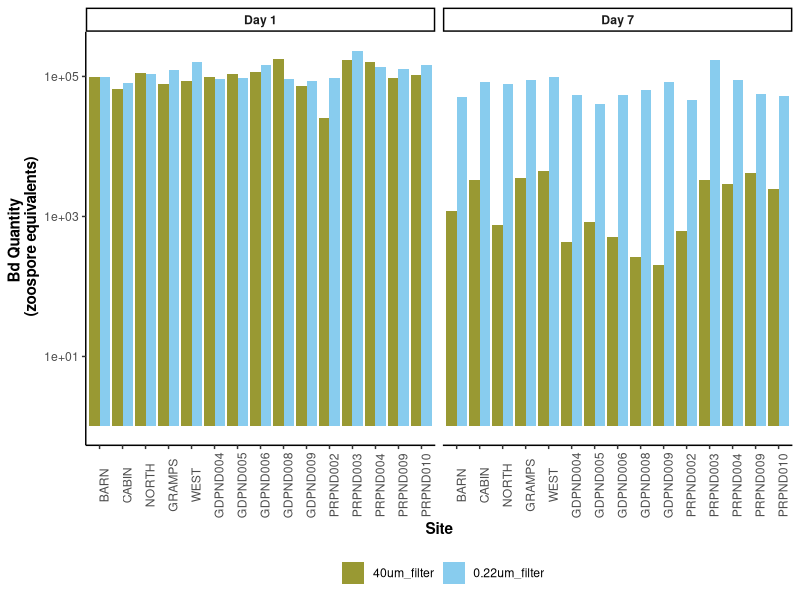
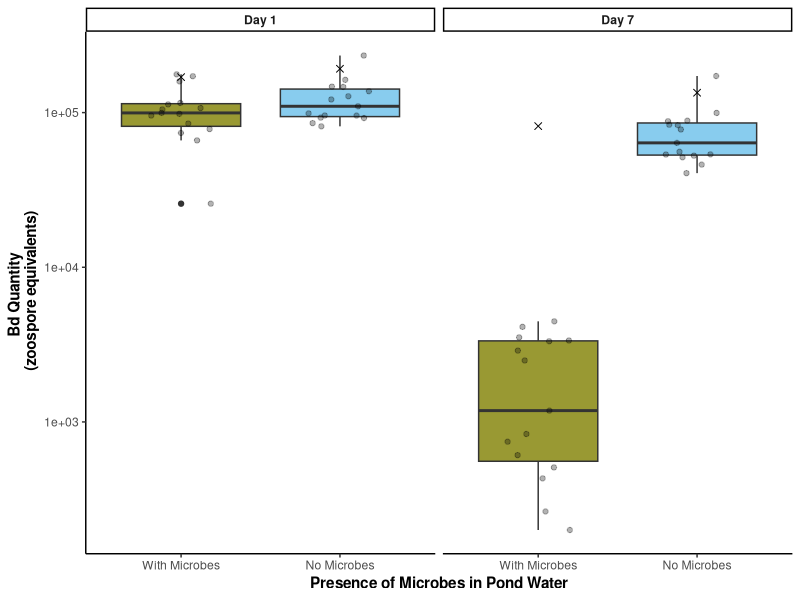
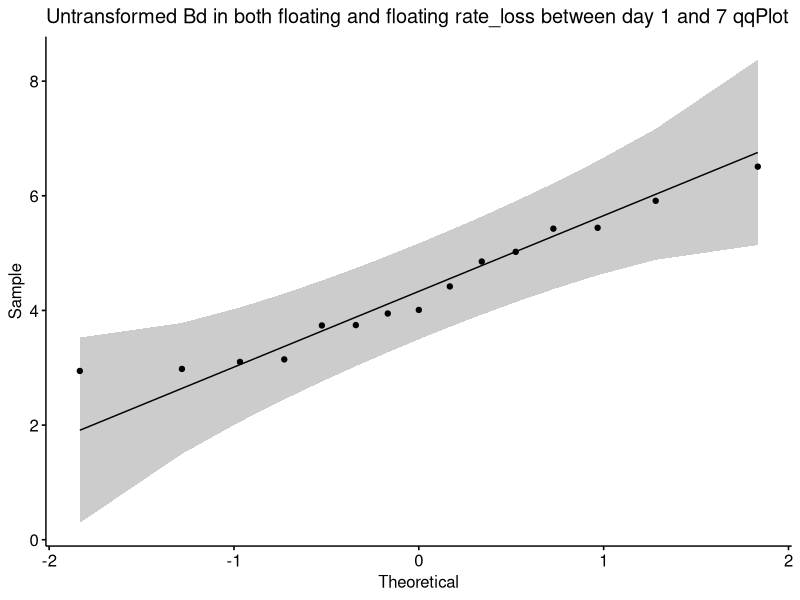
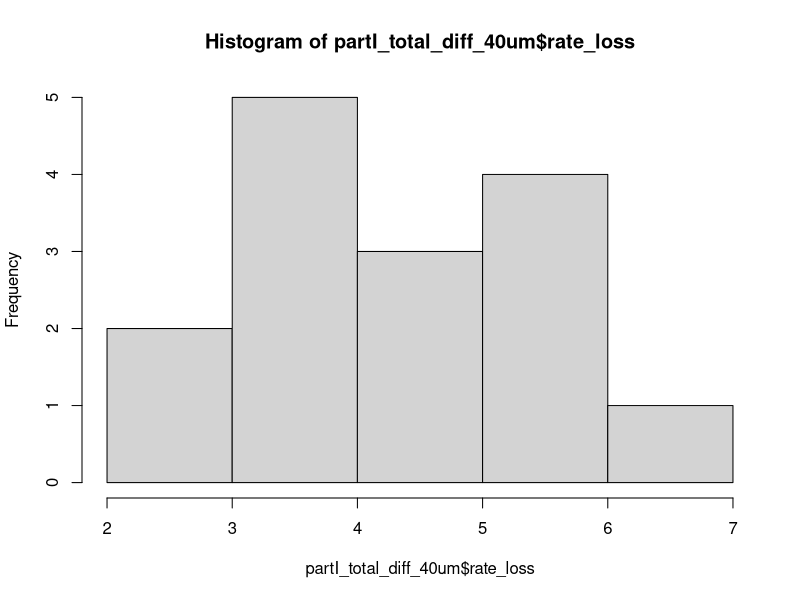
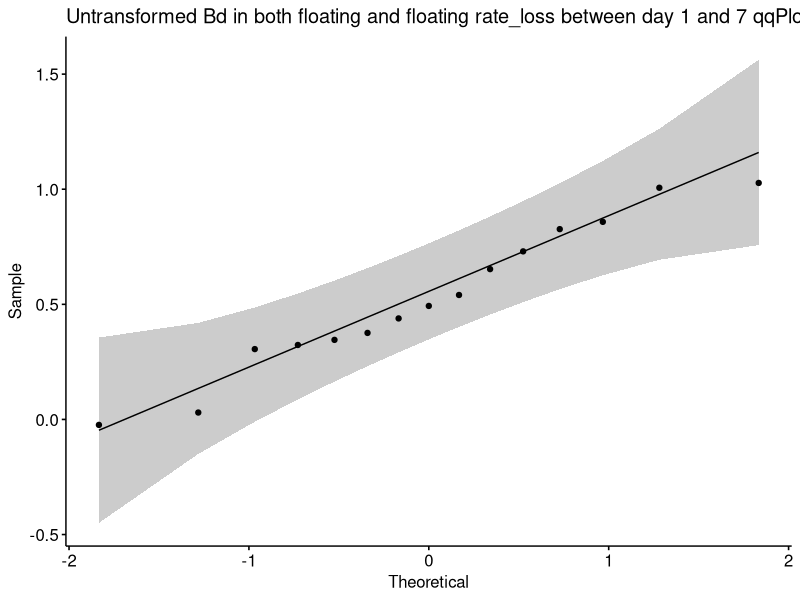
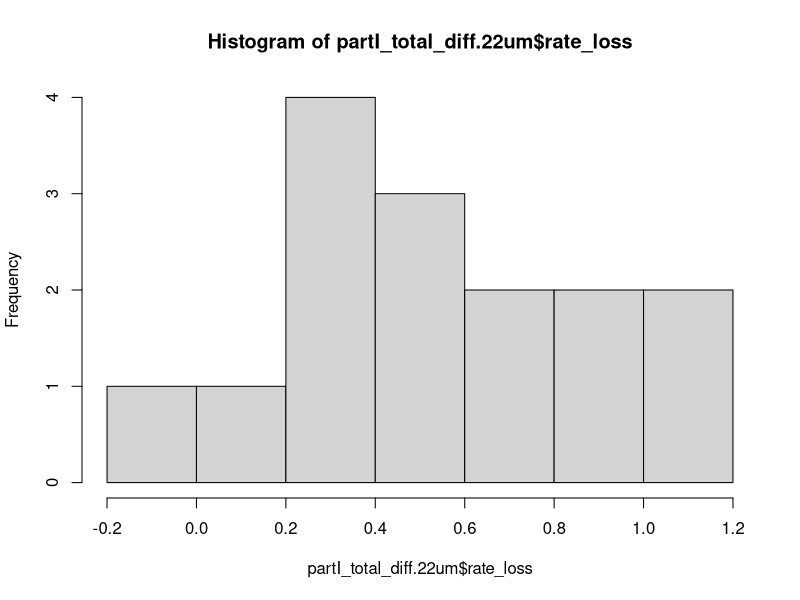
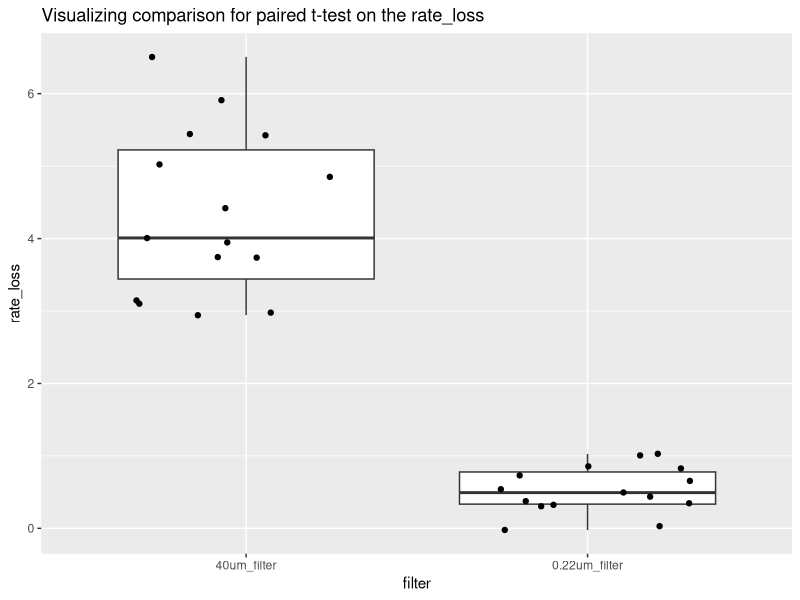
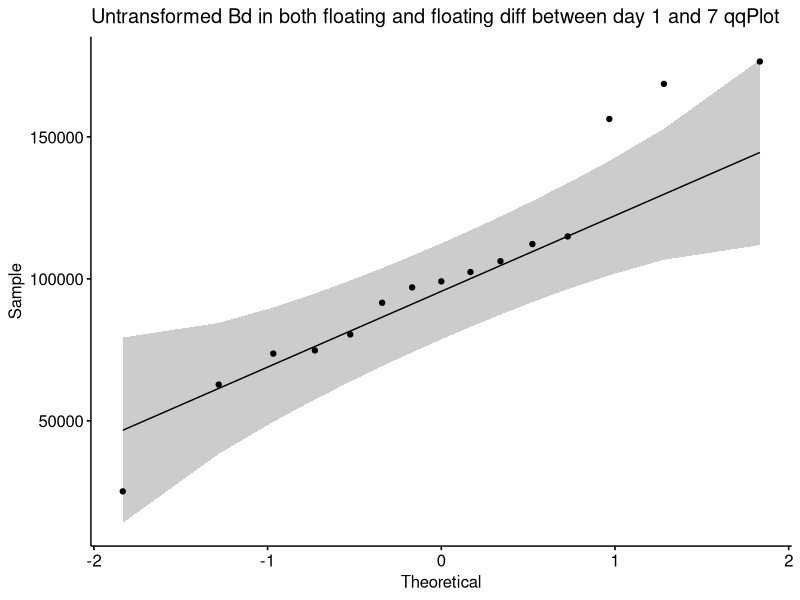

The R script that drew these images, in order: (Note: this script raises an error after producing the figures.)
## ---- chunk 1
#| warning: false

## read in and clean data
library(tidyverse) # for cleaning and viewing data
library(here) # for importing data
library(ggpubr)
library(rstatix)
library(ggplot2)
library(car)
library(multcomp)
library(nlme)

ns_biofilm_bd <- read.csv(here("data", "nine-sites-biofilm-on-Bd - Sheet1.csv"))
fs_pw_bd <- read.csv(here("data", "fifteen-sites-PW-on-Bd - Sheet1.csv"))
ns_ml_pw_bd <- read.csv(here("data", "nine-sites-PW-on-MLBd - Sheet1.csv")) %>% 
  filter(site != "NORTH")

## ---- chunk 2
# remove controls
partI <- fs_pw_bd %>% filter(site != "sterile MQ")

# keep control for labeling plot
partI_controls <- fs_pw_bd %>% 
  filter(site =="sterile MQ") %>% 
  pivot_wider(names_from = bd_location, values_from = bd_qty) %>%
  mutate(combined_bd = adherent + floating) %>% 
   mutate(day = case_when(
    day == 1 ~ "Day_1",
    day == 7 ~ "Day_7"))

# data type cleaning
partI$bd_location <- factor(partI$bd_location, levels = c("floating", "adherent"))
partI$filter <- factor(partI$filter,
                          levels = c("40um_filter", "0.22um_filter"))
partI$day <- factor(partI$day, levels = c("1", "7"),
                            labels = c("Day_1", "Day_7"))
partI$site <- factor(partI$site,
                          levels = c("BARN", "CABIN", "NORTH", "GRAMPS", "WEST", "GDPND004", "GDPND005", "GDPND006", "GDPND008", "GDPND009", "PRPND002", "PRPND003", "PRPND004", "PRPND009", "PRPND010", "sterile MQ"))

# get the total difference across days by combining both locations of Bd then subtracting across days
partI_total_diff <- partI %>%
  # combine floating and adherent for total_Bd
  pivot_wider(names_from = bd_location, values_from = bd_qty) %>%
  mutate(combined_bd = adherent + floating) %>% 
  subset(select = -c(adherent,floating)) %>% 

# different metrics of difference in Bd
  pivot_wider(names_from = day, values_from = combined_bd) %>%

  # calculate the rate loss by taking the log of each before subtracting
  mutate(rate_loss = log(Day_1) - log(Day_7))  %>% 

  # calculate the difference in raw amount of Bd
  mutate(diff = Day_1 - Day_7)

# Split into 2 data frames one for 40 and one for .22

partI_total_diff_40um <- partI_total_diff %>% 
  filter(filter =="40um_filter")
partI_total_diff.22um <- partI_total_diff%>% 
  filter(filter =="0.22um_filter")

## ---- chunk 3
# Colors: these are from Paul Tol's colorblind friendly palette
with_microbes_40_color <- "#999933"
no_microbes_.22_color <- "#88ccee"
## ---- chunk 4
partI %>%
  # combine floating and adherent for total_Bd
  pivot_wider(names_from = bd_location, values_from = bd_qty) %>%
  mutate(combined_bd = adherent + floating) %>% 
ggplot(aes(y= combined_bd, x = site, fill = filter)) + 
    geom_col(position = position_dodge()) +
  scale_y_log10() +
    facet_wrap(~day, labeller = labeller(day = c("Day_1" = "Day 1",
                                                    "Day_7" = "Day 7"))) +
  scale_fill_manual(values = c("40um_filter" = with_microbes_40_color, 
                                "0.22um_filter" = no_microbes_.22_color)) +
    theme_classic() +
   theme(axis.text.x = element_text(angle = 90),
        legend.position = "bottom",
         strip.text = element_text(face="bold"),
         axis.title = element_text(face = "bold")) + 
    xlab("Site") +
    ylab("Bd Quantity \n (zoospore equivalents)") +
  guides(fill=guide_legend(title=""))
## ---- chunk 5
partI %>%
  # combine floating and adherent for total_Bd
  pivot_wider(names_from = bd_location, values_from = bd_qty) %>%
  mutate(combined_bd = adherent + floating) %>% 
  
  # create the plot
  ggplot(aes(y= combined_bd, x = filter, fill = filter)) + 
    geom_boxplot() +
  geom_jitter(width = 0.2, alpha = 0.3) +
    scale_y_log10() +
    facet_wrap(~day, labeller = labeller(day = c("Day_1" = "Day 1",
                                                    "Day_7" = "Day 7")))+
  scale_fill_manual(values = c("40um_filter" = with_microbes_40_color, 
                                "0.22um_filter" = no_microbes_.22_color)) +
    theme_classic() +
   theme(legend.position = "none",
         strip.text = element_text(face="bold"),
         axis.title = element_text(face = "bold")) + 
  scale_x_discrete (labels= c("40um_filter" = "With Microbes", "0.22um_filter" = "No Microbes")) +
    xlab("Presence of Microbes in Pond Water") +
    ylab("Bd Quantity \n (zoospore equivalents)") +
  
  # add controls ad x's
  geom_point(data = partI_controls, aes(x = filter, y = combined_bd), shape = 4, size = 2)
## ---- chunk 6
# check normality of the differences across groups: it's normal untransformed in both!
partI_total_diff_40um %>% 
 ggqqplot("rate_loss", title = "Untransformed Bd in both floating and floating rate_loss between day 1 and 7 qqPlot") # good enough
shapiro.test(partI_total_diff_40um$rate_loss) # normal, yay!
hist(partI_total_diff_40um$rate_loss) # good enough

partI_total_diff.22um%>% 
 ggqqplot("rate_loss", title = "Untransformed Bd in both floating and floating rate_loss between day 1 and 7 qqPlot") # gorgeous
shapiro.test(partI_total_diff.22um$rate_loss) # normal, yay!
hist(partI_total_diff.22um$rate_loss) # good enough

# visualize the comparison I am making
partI_total_diff %>%
ggplot(aes(y= rate_loss, x = filter)) + 
    geom_boxplot() +
  geom_jitter() +
  ggtitle("Visualizing comparison for paired t-test on the rate_loss")
## ---- chunk 7

# check normality of the differences across groups: it's normal untransformed in both!
partI_total_diff_40um %>% 
 ggqqplot("diff", title = "Untransformed Bd in both floating and floating diff between day 1 and 7 qqPlot") # good enough
shapiro.test(partI_total_diff_40um$diff) # normal, yay!
hist(partI_total_diff_40um$diff) # good enough

partI_total_diff.22um%>% 
 ggqqplot("diff", title = "Untransformed Bd in both floating and floating diff between day 1 and 7 qqPlot") # gorgeous
shapiro.test(partI_total_diff.22um$diff) # normal, yay!
hist(partI_total_diff.22um$diff) # good enough

# visualize the comparison I am making
partI_total_diff %>%
ggplot(aes(y= diff, x = filter)) + 
    geom_boxplot() +
  geom_jitter() +
  ggtitle("Visualizing comparison for paired t-test on the differences")
  
## ---- chunk 8
# Step 3: run the paired t-test on the difference
t.test(partI_total_diff_40um$diff, partI_total_diff.22um$diff, paired = TRUE)
## ---- chunk 9
# Step 3: run the paired t-test on the difference
t.test(partI_total_diff_40um$rate_loss, partI_total_diff.22um$rate_loss, paired = TRUE)
## ---- chunk 10
part_two <- ns_biofilm_bd

#---- Part II
part_two$site <- factor(part_two$site,
                                levels = c("CABIN", "GRAMPS", "WEST", "GDPND005", "GDPND006", "GDPND009", "PRPND004", "PRPND009", "PRPND010"))
part_two$bd_location <- factor(part_two$bd_location, levels = c("supernatant", "biofilm"))
part_two$day <- factor(part_two$day, levels = c("Day_0", "Day_1", "Day_7")) 

part_two_bf_only <- part_two %>% 
  filter(bd_location == "biofilm")

## ---- chunk 11
part_two %>%
ggplot(aes(y= bd_qty, x = site, fill=bd_location)) + 
    geom_col() +
    facet_grid(.~day)+
  theme_classic()+
  scale_fill_manual(values = c("lightgrey", "gray45" )) +
    theme(axis.text.x = element_text(angle = 90),
          legend.position = "bottom") + 
    scale_y_log10() +
    xlab("Site") +
   ylab("Total Bd Quantity Per Well \n (zoospore equivalents)") 
## ---- chunk 12
part2 <- part_two_bf_only %>%
ggplot(aes(y= bd_qty, x = day)) + 
    geom_boxplot(fill = "lightgrey") +
    geom_jitter(width = 0.1, alpha = 0.3) +
    theme_classic() +
  scale_y_log10() +
   theme(legend.position = "none",
         strip.text = element_text(face="bold"),
         axis.title = element_text(face = "bold")) + 
    xlab("Time (days)") +
    ylab("Bd Quantity \n (zoospore equivalents)") +
  scale_x_discrete (labels= c("Day_0" = "Day 0", "Day_1" = "Day 1", "Day_7" = "Day 7"))

# Let's add significance letters
significance_data <- tibble(
 day = factor(c("Day_0", "Day_1", "Day_7"), levels = c("Day_0", "Day_1", "Day_7")),
  y_position = c(1.4e+04, 1.6e+05, 1.4e+04),  # Adjust this depending on your plot's scale
  label = c("a", "b", "a"))

part2 + 
geom_text(data = significance_data, aes(x = day, y = y_position, label = label),
            position = position_dodge(width = 0.75), vjust = 0) 

## ---- chunk 13
#| warning: false
#| message: false

# wrangle
part_two_bf_only  <- part_two_bf_only  %>% 
  mutate(log_qty = log(bd_qty))

# visualize
psych::pairs.panels(part_two_bf_only)
part_two_bf_only %>%
 ggqqplot("log_qty", title = "log_qty") # good enough
  shapiro.test(part_two_bf_only$log_qty) # normal, yay!
  hist(part_two_bf_only$log_qty) # good enough?
mod <- aov(log_qty ~ day, data = part_two_bf_only) # couldn't use "plot" on lme so this was next best thing?
plot(mod) # good enough resids?


# Model for randomized block design
lme_mod <- lme(log_qty ~ factor(day), random = ~1|factor(site),  data = part_two_bf_only)
summary(lme_mod) # summary of the output
anova(lme_mod) # suse anova table to determine if the fixed effect of day is significant

emmeans::emmeans(lme_mod, pairwise ~ day) # pairwise comparisons

emmeans::lsmeans(lme_mod, pairwise~day, adjust="tukey") # pairwise comparisons

## ---- chunk 14
part_three <- ns_ml_pw_bd %>% 
  filter(filter != "control") %>% 
  filter(site != "MQ")

# keep control for labeling plot
partIII_controls <- ns_ml_pw_bd %>% 
  filter(site =="MQ") %>% 
  pivot_wider(names_from = bd_location, values_from = bd_qty) %>%
  mutate(combined_bd = adherent + supernatant)

# Data type cleaning
part_three$site <- factor(part_three$site,
                                levels = c("CABIN", "GRAMPS", "WEST", "GDPND005", "GDPND006", "GDPND009", "PRPND004", "PRPND009", "PRPND010"))
part_three$bd_location <- factor(part_three$bd_location, levels = c("supernatant", "adherent"))
part_three$day <- factor(part_three$day, levels = c("Day_1", "Day_7")) 

# get the total difference across days by combining both locations of Bd then subtracting across days
part_three_total_diff <- part_three %>%
  # combine supernatant and adherent for total_Bd
  pivot_wider(names_from = bd_location, values_from = bd_qty) %>%
  mutate(combined_bd = adherent + supernatant) %>% 
  subset(select = -c(adherent,supernatant)) %>% 
  
# different metrics of difference in Bd
  pivot_wider(names_from = day, values_from = combined_bd) %>%
  
  # calculate the difference in raw amount of Bd
  mutate(diff = Day_1 - Day_7) %>% 

  # calculate the rate loss by taking the log of each before subtracting
  mutate(rate_loss = log(Day_1) - log(Day_7))

# Step 2: create subsets for each treatment
part_three_total_diff_40um <- part_three_total_diff %>% 
  filter(filter =="40um_filter")
part_three_total_diff.22um <- part_three_total_diff %>% 
  filter(filter =="0.22um_filter")

## ---- chunk 15
part_three %>%
  # combine floating and adherent for total_Bd
  pivot_wider(names_from = bd_location, values_from = bd_qty) %>%
  mutate(combined_bd = adherent + supernatant) %>% 
ggplot(aes(y= combined_bd, x = site, fill = filter)) + 
    geom_col(position = position_dodge()) +
  scale_y_log10() +
    facet_wrap(~day)+
  scale_fill_manual(values = c("40um_filter" = with_microbes_40_color, 
                                "0.22um_filter" = no_microbes_.22_color)) +
    theme_classic() +
   theme(axis.text.x = element_text(angle = 90),
        legend.position = "bottom",
         strip.text = element_text(face="bold"),
         axis.title = element_text(face = "bold")) + 
    xlab("Site") +
    ylab("Bd Quantity \n (zoospore equivalents)") +
  guides(fill=guide_legend(title=""))

## ---- chunk 16
part_three %>%
  # combine floating and adherent for total_Bd
  pivot_wider(names_from = bd_location, values_from = bd_qty) %>%
 mutate(combined_bd = adherent + supernatant) %>% 

  # plot it
  ggplot(aes(y= combined_bd, x = filter, fill = filter)) + 
    geom_boxplot() +
  geom_jitter(width = 0.2, alpha = 0.3) +
    scale_y_log10() +
    facet_wrap(~day, labeller = labeller(day = c("Day_1" = "Day 1",
                                                    "Day_7" = "Day 7")))+
  scale_fill_manual(values = c("40um_filter" = with_microbes_40_color, 
                                "0.22um_filter" = no_microbes_.22_color)) +
    theme_classic() +
   theme(legend.position = "none",
         strip.text = element_text(face="bold"),
         axis.title = element_text(face = "bold")) + 
  scale_x_discrete (labels= c("40um_filter" = "With Microbes", "0.22um_filter" = "No Microbes")) +
    xlab("Presence of Microbes in Pond Water Added to Monolayer Biofilm") +
    ylab("Bd Quantity \n (zoospore equivalents)") +

 # add controls ad x's
geom_point(data = partIII_controls, aes(x = filter, y = combined_bd), shape = 4, size = 2)

## ---- chunk 17
# check normality of the differences across groups: it's normal untransformed in both!
part_three_total_diff_40um %>% 
 ggqqplot("rate_loss", title = "Untransformed Bd in both floating and floating rate_loss between day 1 and 7 qqPlot") # good enough
shapiro.test(partI_total_diff_40um$rate_loss) # normal, yay!
hist(partI_total_diff_40um$rate_loss) # good enough

part_three_total_diff.22um%>% 
 ggqqplot("rate_loss", title = "Untransformed Bd in both floating and floating rate_loss between day 1 and 7 qqPlot") # gorgeous
shapiro.test(partI_total_diff.22um$rate_loss) # normal, yay!
hist(partI_total_diff.22um$rate_loss) # good enough

# visualize the comparison I am making
part_three_total_diff %>%
ggplot(aes(y= rate_loss, x = filter)) + 
    geom_boxplot() +
  geom_jitter() +
  ggtitle("Visualizing comparison for paired t-test on the rate_loss")
## ---- chunk 18
# Step 3: run the paired t-test on the difference
t.test(part_three_total_diff_40um$rate_loss, part_three_total_diff.22um$rate_loss, paired = TRUE)
## ---- chunk 19
# Assumptions testing

# check normality of the differences across groups
part_three_total_diff_40um %>% 
 ggqqplot("diff", title = "40 um") # not great
shapiro.test(part_three_total_diff_40um$diff) # NOT normal
hist(part_three_total_diff_40um$diff) # nope

# we gotta transform, and note we have negative: west GAINED Bd
part_three_total_diff_40um <- part_three_total_diff_40um %>% 
  mutate(log_diff = log(diff)) # warning: NaN's produced

part_three_total_diff_40um %>% 
  ggqqplot("log_diff", title = "40 um") # good enough
shapiro.test(part_three_total_diff_40um$log_diff) # woohoo!!
hist(part_three_total_diff_40um$log_diff) # sure

# 0.22 micron

# check normality of the differences across groups
part_three_total_diff.22um  %>% 
 ggqqplot("diff", title = ".22 um") # not great
shapiro.test(part_three_total_diff.22um $diff) # shapiro says its fine
hist(part_three_total_diff.22um $diff) # meh

# we gotta transform, but we have negative: west GAINED Bd
part_three_total_diff.22um  <- part_three_total_diff.22um %>% 
  mutate(log_diff = log(diff))

part_three_total_diff.22um  %>% 
  ggqqplot("log_diff", title = ".22 um") # better?
shapiro.test(part_three_total_diff.22um $log_diff) # woohoo!!
hist(part_three_total_diff.22um $log_diff) # sure

# visualize the comparison I am making
part_three_total_diff %>%
ggplot(aes(y= diff, x = filter)) + 
    geom_boxplot() +
  geom_jitter(width = 0.1) +
  scale_y_log10()+
  ggtitle("Visualizing comparison for paired t-test on the differences")
## ---- chunk 20
# Step 3: run the paired t-test on the difference
t.test(part_three_total_diff_40um$log_diff, part_three_total_diff.22um$log_diff, paired = TRUE)
## ---- chunk 21
# data wrangling for comparisons across experiments

pw_no_microbes <- partI_total_diff %>% 
  # remove "other" 6 sites, not the 9 sites we are using
  filter(site!="NORTH" & site!="BARN" & site!="PRPND002"  & site!="PRPND003" & site!="GDPND004"  & site!="GDPND008") %>% 
  filter(filter == "0.22um_filter") %>% 
  mutate(treatment = "PW 0.22um")

pw_WITH_microbes <- partI_total_diff %>%
  # remove "other" 6 sites, not the 9 sites we are using
  filter(site!="NORTH" & site!="BARN" & site!="PRPND002"  & site!="PRPND003" & site!="GDPND004"  & site!="GDPND008") %>% 
  filter(filter != "0.22um_filter") %>% 
  mutate(treatment = "PW 40um")

fieldbf_no_microbes <- part_two_bf_only %>%
   subset(select = -c(bd_location, log_qty)) %>% 
  filter(day != "Day_0") %>% 
# calculate the difference in raw amount of Bd
  pivot_wider(names_from = day, values_from = bd_qty) %>%
  mutate(diff = Day_1 - Day_7) %>% 
# calculate the rate loss by taking the log of each before subtracting
  mutate(rate_loss = log(Day_1) - log(Day_7)) %>% 
  mutate(treatment = "Field bf 0.22") %>% 
  mutate(filter = "0.22um_filter")

monolayer_WITH_microbes <- part_three_total_diff %>% 
  filter(filter != "0.22um_filter") %>% 
  mutate(treatment = "Monolayer 40um")

monolayer_NO_microbes <- part_three_total_diff %>% 
  filter(filter == "0.22um_filter") %>% 
  mutate(treatment = "Monolayer 0.22um")
  
all_parts<- bind_rows(pw_WITH_microbes, pw_no_microbes, fieldbf_no_microbes, monolayer_WITH_microbes, monolayer_NO_microbes) %>% 
  mutate(percent_loss = (diff/Day_1) * 100) 

# set PW 40 um as the intercept, comparing back to that one
all_parts$treatment <- factor(all_parts$treatment,
                          levels = c("PW 40um", "PW 0.22um", "Field bf 0.22", "Monolayer 40um", "Monolayer 0.22um"))
  
## ---- chunk 22
all_parts %>% 
  ggplot(aes(y= rate_loss, x = treatment, fill = filter)) + 
    geom_boxplot() +
  geom_jitter(alpha = 0.5, width = 0.1) +
    theme_classic() +
   scale_fill_manual(values = c("40um_filter" = with_microbes_40_color, 
                                "0.22um_filter" = no_microbes_.22_color)) +
   theme(legend.position = "none",
         strip.text = element_text(face="bold"),
         axis.title = element_text(face = "bold")) + 
  scale_x_discrete (labels= c("40um_filter" = "With Microbes", "0.22um_filter" = "No Microbes")) +
    xlab("Treatment") +
    ylab("Rate of Loss of Bd over 7 Days")

## ---- chunk 23
mod3 <- aov(rate_loss~treatment, data=all_parts)
plot(mod3) # not terrible!
anova(mod3)
summary(mod3) # sig!
post_hoc_rateloss <- glht(mod3, # with your ANOVA model
                 linfct = mcp(treatment = "Tukey"))
summary(post_hoc_rateloss)
cld(post_hoc_rateloss) 

# export cld results as a dataframe
cld_results_rateloss <- cld(post_hoc_rateloss)
labels_rl <- cld_results_rateloss$mcletters$Letters
treatments_rl <- names(labels_rl)
labels_rl <- as.character(labels_rl)

sig_data_rl <- tibble(
  treatment = treatments_rl,
  y_position = c(6.5,1.5,6.5,2.5,4),
  label = labels_rl)
## ---- chunk 24
all_parts$filter <- factor(all_parts$filter)
ap <- all_parts %>% 
  ggplot(aes(y= rate_loss, x = treatment, fill = filter)) + 
    geom_boxplot() +
  geom_jitter(alpha = 0.5, width = 0.1) +
    theme_classic() +
   scale_fill_manual(values = c("40um_filter" = with_microbes_40_color, 
                                "0.22um_filter" = no_microbes_.22_color)) +
   theme(legend.position = "none",
         strip.text = element_text(face="bold"),
         axis.title = element_text(face = "bold")) +
    xlab("Treatment") +
      ylab("Death rate of Bd over 7 Days")

ap + geom_text(data = sig_data_rl, aes(x = treatment, y = y_position, label = label), inherit.aes = FALSE) 
## ---- chunk 25
ab <- all_parts %>% 
  mutate(medium = case_when(
    grepl("PW", treatment) ~ "PW",
    grepl("Field bf", treatment) ~ "Field bf",
    grepl("Monolayer", treatment) ~ "Monolayer"
  )) %>% 
   ggplot(aes(y= rate_loss, x = medium, fill = filter)) + 
    geom_boxplot() +
  geom_jitter(alpha = 0.5, width = 0.1) +
    theme_classic() +
  facet_wrap(~filter, scales = "free_x", labeller = labeller(filter = c("0.22um_filter" = "No Microbes",
                                                    "40um_filter" = "With Microbes"))) +
   scale_fill_manual(values = c("40um_filter" = with_microbes_40_color, 
                                "0.22um_filter" = no_microbes_.22_color)) +
   theme(legend.position = "none",
         strip.text = element_text(face="bold"),
         axis.title = element_text(face = "bold")) +
    xlab("Medium") +
      ylab("Death rate of Bd over 7 Days") + 
  scale_x_discrete (labels= c("PW" = "Pond Water", "Field bf" = "Aquatic \nEnvironmental Biofilm", "Monolayer" = "Bd-Monolayer\nBiofilm"))

sig_data_rl <- sig_data_rl %>% 
mutate(filter = case_when(
    grepl("40um", treatment) ~ "40um_filter",
    grepl("0.22", treatment) ~ "0.22um_filter")) %>% 
mutate(medium = case_when(
    grepl("PW", treatment) ~ "PW",
    grepl("Field bf", treatment) ~ "Field bf",
    grepl("Monolayer", treatment) ~ "Monolayer"))

ab + geom_text(data = sig_data_rl, aes(x = medium, y = y_position, label = label, group = filter), inherit.aes = FALSE) 
## ---- chunk 26
all_parts_with_medium <- all_parts %>% 
  mutate(medium = case_when(
    grepl("PW", treatment) ~ "PW",
    grepl("Field bf", treatment) ~ "Field bf",
    grepl("Monolayer", treatment) ~ "Monolayer"
  ))

all_parts_with_medium$medium <- as.factor(all_parts_with_medium$medium)
all_parts_with_medium$filter <- as.factor(all_parts_with_medium$filter)


mod4 <- aov(rate_loss~medium*filter, data=all_parts_with_medium)
plot(mod4) # not bad
anova(mod4)
summary(mod4) # sig!
TukeyHSD(mod4)

## ---- chunk 27
all_box <- all_parts %>% 
  ggplot(aes(y= percent_loss, x = treatment, fill = filter)) + 
    geom_boxplot() +
  geom_jitter(alpha = 0.5, width = 0.1) +
    theme_classic() +
   scale_fill_manual(values = c("40um_filter" = with_microbes_40_color, 
                                "0.22um_filter" = no_microbes_.22_color)) +
   theme(
         strip.text = element_text(face="bold"),
         axis.title = element_text(face = "bold")) + 
  scale_x_discrete (labels= c("40um_filter" = "With Microbes", "0.22um_filter" = "No Microbes")) +
    xlab("Treatment") +
    ylab("Percent Reduction of Bd over 7 Days")

## ---- chunk 28
# Is my raw data normal?
mod <- aov(percent_loss~treatment, data=all_parts)
plot(mod) # nope! gotta transform or try rate

all_parts <- all_parts %>%
  mutate(prop_loss = percent_loss/100) %>% 
  mutate(transformed_percent = asin(sqrt(prop_loss)))

mod2 <- aov(transformed_percent~treatment, data=all_parts)
plot(mod2) # better! 

summary(mod2) # sig
anova(mod2)
post_hoc2 <- glht(mod2, # with your ANOVA model
                 linfct = mcp(treatment = "Tukey"))
summary(post_hoc2)
cld(post_hoc2)

# export cld results as a dataframe
cld_results_acp <- cld(post_hoc2)
labels_acp <- cld_results_acp$mcletters$Letters
treatments_acp <- names(labels_acp)
labels_acp <- as.character(labels_acp)

significance_labels_acp <- data.frame(
  treatment = treatments_acp,
  label = labels_acp,
  stringsAsFactors = FALSE)

# ajust label position
highest_values <- aggregate(transformed_percent ~ treatment, data = all_parts, max)
significance_labels_acp <- merge(significance_labels_acp, highest_values, by = "treatment")
significance_labels_acp$y_position <- significance_labels_acp$transformed_percent * 1.05  # 5% above the max value
## ---- chunk 29
arcsine_withlabels <- all_parts %>% 
  ggplot(aes(y= transformed_percent, x = treatment, fill = filter)) + 
    geom_boxplot() +
  geom_jitter(alpha = 0.5, width = 0.1) +
    geom_text(data = significance_labels_acp, aes(x = treatment, y = y_position, label = label),inherit.aes = FALSE) +
    theme_classic() +
     scale_fill_manual(values = c("40um_filter" = with_microbes_40_color, 
                                "0.22um_filter" = no_microbes_.22_color)) +
   theme(legend.position = "none",
         strip.text = element_text(face="bold"),
         axis.title = element_text(face = "bold")) +
    xlab("Treatment") +
      ylab("Percent Reduction of Bd over 7 Days\n(arcsine squareroot transformed)")

arcsine_withlabels
